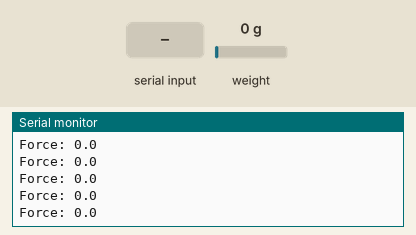
Recording of a sketch running on a simulated Arduino Uno, built with avr-gcc and run on an emulated ATmega328P. On the bench: the last lines printed to the serial monitor. The inputs (shaded band) are chosen by the test bench; at power-on: weight on the scale 0 g.

Above: at 3.2 s.
3.3 s: "RESET\n" received over Serial
At 3.7 s:
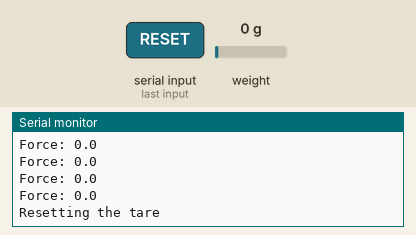
6.3 s: weight on the scale set to 100 g
At 6.32 s:
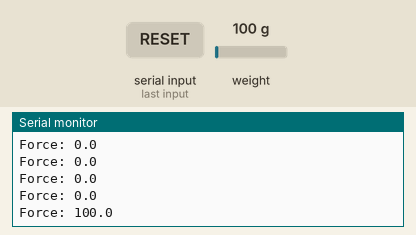
7.8 s: weight on the scale set to 1250 g
At 7.83 s:
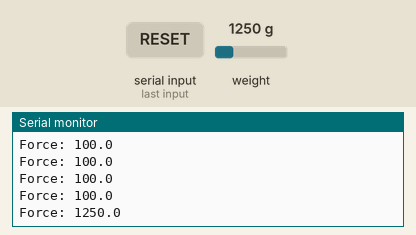
Timing chart, 0 to 10.8 s (numbered marks = the images above; inputs shaded):
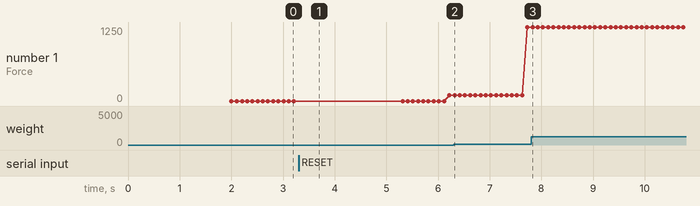

The sketch:

ForceSense.ino
```cpp
#include "HX711.h"

/*
    Copyright 2018 Francesco Santini <francesco.santini@unibas.ch>

    This program is free software: you can redistribute it and/or modify
    it under the terms of the GNU General Public License as published by
    the Free Software Foundation, either version 3 of the License, or
    (at your option) any later version.

    This program is distributed in the hope that it will be useful,
    but WITHOUT ANY WARRANTY; without even the implied warranty of
    MERCHANTABILITY or FITNESS FOR A PARTICULAR PURPOSE.  See the
    GNU General Public License for more details.

    You should have received a copy of the GNU General Public License
    along with this program.  If not, see <http://www.gnu.org/licenses/>.
*/

#define DATA_PIN 7
#define CLK_PIN 6
#define SCALE 2457.3f

HX711 scale;

void setup() {
  Serial.begin(9600);
  Serial.println("FS Force sensor");

  Serial.println("Initializing the scale");
  // parameter "gain" is omitted; the default value 128 is used by the library (channel A)
  scale.begin(DATA_PIN, CLK_PIN);

  scale.set_scale(SCALE);
  scale.tare(20);  // set the tare
}

void loop() {
  if (Serial.available() > 0)
  {
    // look for a command
    String cmd = Serial.readStringUntil('\n');
    cmd.trim();
    if (cmd.equalsIgnoreCase("RESET"))
    {
      Serial.println("Resetting the tare");
      scale.tare(20);
      Serial.println("Done");
    }
  }
  // only execute if scale is ready to read a value
  if (scale.is_ready())
  {
    Serial.print("Force: ");
    float val = scale.get_units();
    Serial.println(val, 1);
  }
}
```

Measured:
- after the input at 3.3 s, the serial monitor: prints a new line at once (image 1)
- plotted number 1: 0 → 100 after the input at 3.3 s, 100 → 1250 after the input at 6.3 s
